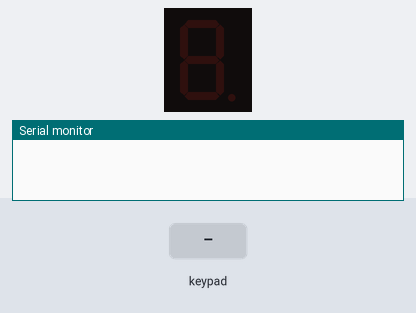
Simulated run of this sketch. Board: Arduino Uno, built with avr-gcc and run on an emulated ATmega328P. On the bench: 1-digit seven-segment display, the last lines printed to the serial monitor. The inputs (shaded band) are chosen by the test bench.

Above: at 1.2 s.
1.3 s: keypad keys 6 5 4 3 A pressed 0.4 s apart
At 3.2 s:
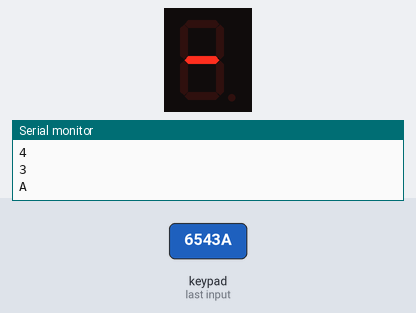
4.8 s: key '9' pressed
At 5.7 s:
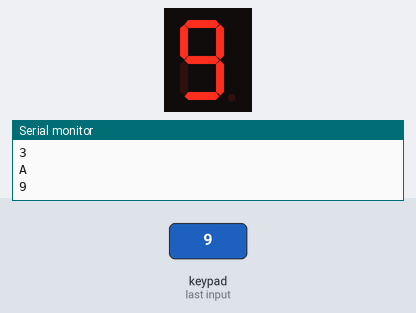
6.3 s: keypad keys 1 0 9 8 7 D pressed 0.4 s apart
At 6.5 s:
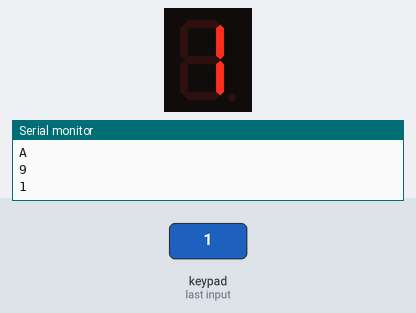
10.2 s: key '2' pressed
At 10.9 s:
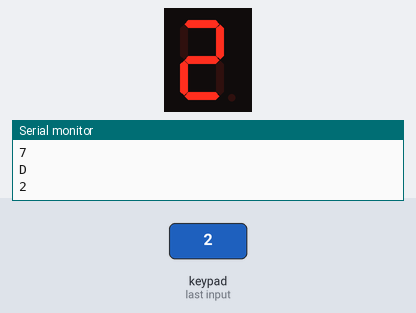
11.7 s: key 'D' pressed
At 12.2 s:
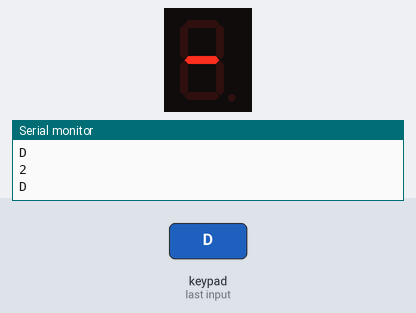
13.2 s: key '3' pressed
At 14.5 s:
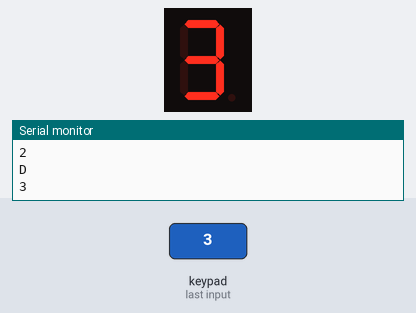
Timing chart, 0 to 15.7 s (numbered marks = the images above; inputs shaded):
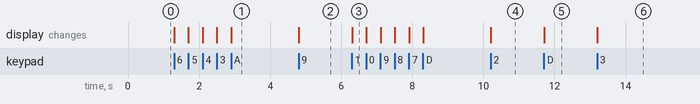

Measured:
- after the input at 1.3 s, the display: first changes at once (image 1 shows a later state)
- after the input at 4.8 s, the display: changes at once (image 2)
- after the input at 6.3 s, the display: changes at once (image 3)
- after the input at 10.2 s, the display: changes at once (image 4)
- after the input at 11.7 s, the display: changes at once (image 5)
- after the input at 13.2 s, the display: changes at once (image 6)

The sketch:

sketch_apr10b.ino
```cpp
#include <Key.h>
#include <Keypad.h>

#include <SevSeg.h>

#include <Keypad.h>
#include <SevSeg.h>

SevSeg sevseg;

#define KEY_ROWS 4 // 按鍵模組的列數
#define KEY_COLS 4 // 按鍵模組的行數

// 依照行、列排列的按鍵字元（二維陣列）
char keymap[KEY_ROWS][KEY_COLS] = {
  {'F', 'E', 'D', 'C'},
  {'B', '3', '6', '9'},
  {'A', '2', '5', '8'},
  {'0', '1', '4', '7'}};


byte colPins[KEY_COLS] = {6,5,4,3};	   // 按鍵模組，行1~4接腳。
byte rowPins[KEY_ROWS] = {10,9,8,7}; // 按鍵模組，列1~4接腳。

// 初始化Keypad物件
// 語法：Keypad(makeKeymap(按鍵字元的二維陣列), 模組列接腳, 模組行接腳, 模組列數, 模組行數)
Keypad myKeypad = Keypad(makeKeymap(keymap), rowPins, colPins, KEY_ROWS, KEY_COLS);

void setup()
{
  Serial.begin(9600);
  byte numDigits = 1;
  byte digitPins[] = {11};
  byte segmentPins[] = {A0,A1,A2,A3,A4,A5,12,13};
  sevseg.begin(COMMON_CATHODE, numDigits, digitPins, segmentPins);
  sevseg.setBrightness(90);
}

void loop()
{

  char key = myKeypad.getKey();
  char i,sum,sux=0;
  if (key != NO_KEY)
  {
    Serial.println(key);
    for(i=48;i<58;i++)
    {
      if(key == i)
      {
        sevseg.setNumber(i-48,2);
      }
    }
    for (i=65;i<71;i++)
    {
      if(key == i)
        sevseg.setNumber(i-55,2);
    }
  }
  sevseg.refreshDisplay();

}
```
